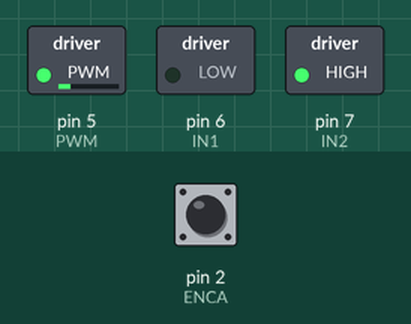
This sketch was run on a simulated Arduino Uno, built with avr-gcc and run on an emulated ATmega328P. Parts: switched loads named in the sketch (green lamp = pin HIGH). Inputs (shaded band) come from the test bench; at power-on: pin 2 (ENCA) HIGH. What the sketch prints to the serial monitor is not drawn.

Above: at 0.1 s.
Timing chart, 0 to 1.6 s (numbered marks = the images above):
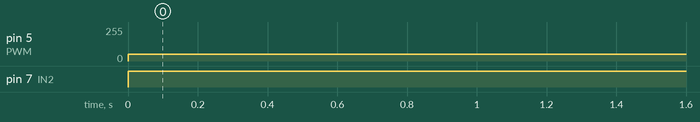

Measured:
- by itself, pin 5 (PWM): 0/255 → 50/255 at 0.00 s
- by itself, pin 7 (IN2): LOW → HIGH at 0.00 s

The sketch:

DC_Motor_Velocity_Measurement.ino
```cpp
/**
 * @file DC_Motor_Velocity_Measurement.ino
 *
 * @brief This code measures the velocity of a DC motor using encoder feedback and applies a low-pass filter to smooth the velocity reading.
 *
 * The motor is controlled via PWM, and the velocity is measured using a quadrature encoder. The measured velocity is then filtered to remove high-frequency noise,
 * providing a more stable and accurate velocity reading. The code also allows the motor to run at a target velocity, which is calculated using the rotor's gear ratio (GR)
 * and encoder counts per revolution (CPR).
 */

//#include <util/atomic.h> // For the ATOMIC_BLOCK macro, ensuring atomic operations

#define ENCA 2 // Encoder A pin
#define ENCB 3 // Encoder B pin
#define PWM 5  // PWM output pin for motor speed control
#define IN1 6  // Motor control pin 1
#define IN2 7  // Motor control pin 2

// Global variables
volatile float posi = 0; // Position, declared as volatile because it is modified within an interrupt
long prevT = 0;          // Previous timestamp in microseconds
int posPrev = 0;         // Previous encoder position
float v1Prev = 0;        // Previous velocity measurement
float v1Filt = 0;        // Filtered velocity measurement

/**
 * @brief Initializes the pins and attaches the encoder interrupt.
 *
 * The setup function configures the necessary pins for input (encoder) and output (motor control).
 * It also attaches an interrupt to the encoder pin to track the motor's position.
 */
void setup() {
  Serial.begin(19200);
  pinMode(ENCA, INPUT);
  pinMode(ENCB, INPUT);
  pinMode(PWM, OUTPUT);
  pinMode(IN1, OUTPUT);
  pinMode(IN2, OUTPUT);

  attachInterrupt(digitalPinToInterrupt(ENCA), readEncoder, CHANGE);
}

/**
 * @brief Main loop for controlling motor velocity and measuring it.
 *
 * The loop function calculates the motor's velocity based on encoder feedback, applies a low-pass filter
 * to the velocity measurement, and then outputs the filtered and unfiltered velocity values.
 */
void loop() {

  int pwr = 50; // Target velocity for the motor. You can try setting some integer values as well.
  setMotor(-1, pwr, PWM, IN1, IN2); // Set motor direction and power

  // // Read the position in an atomic block to avoid potential misreads
  // int pos = 0;
  // ATOMIC_BLOCK(ATOMIC_RESTORESTATE) {
  //   pos = posi;
  // }

  // Code without the use of atomic block library. We are blocking the interrupt operation while the variable is being read in the loop.
  noInterrupts();
  int pos = 0;
  pos = posi;
  interrupts();


  // Calculate time difference
  long currT = micros(); // Get the current time in microseconds
  float deltaT = ((float)(currT - prevT)) / 1.0e6; // Calculate elapsed time in seconds
  float velocity = (pos - posPrev) / deltaT; // Calculate velocity as delta_position / delta_time
  posPrev = pos; // Update the previous position
  prevT = currT; // Update the previous time

  // Convert the velocity to rotor velocity in RPM
  float velocity1 = velocity / 1560 * 60.0; // Conversion based on gear ratio and encoder counts per revolution

  // Apply a low-pass filter to the velocity measurement for smoothening the reading
  v1Filt = filterVelocity(velocity1, v1Filt, v1Prev);
  v1Prev = velocity1; // Update the previous velocity measurement

  // Output the unfiltered and filtered velocity values to the serial monitor
  Serial.print(velocity1);
  Serial.print(" ");
  Serial.print(v1Filt);
  Serial.println();

  delay(1); // Short delay for consistent sampling
}

/**
 * @brief Filters the velocity input using a low-pass filter.
 *
 * This function applies a low-pass filter to smooth the input velocity signal.
 * The filter uses the current velocity (`velocity1`), the previously filtered
 * velocity (`v1Filt`), and the previous velocity input (`v1Prev`) to calculate
 * the new filtered velocity. The coefficients used in the filter equation are
 * designed to balance responsiveness and noise reduction.
 *
 * @param velocity1 The current velocity input.
 * @param v1Filt The previously filtered velocity.
 * @param v1Prev The previous velocity input.
 * @return The new filtered velocity.
 */
float filterVelocity(float velocity1, float v1Filt, float v1Prev) {
  v1Filt = 0.854 * v1Filt + 0.0728 * velocity1 + 0.0728 * v1Prev;
  return v1Filt;
}

/**
 * @brief Sets the motor's speed and direction based on the control signal.
 *
 * @param dir The direction of the motor (1 for forward, -1 for reverse).
 * @param pwmVal The PWM value (motor speed).
 * @param pwm The PWM pin for motor control.
 * @param in1 The motor control pin 1.
 * @param in2 The motor control pin 2.
 */
void setMotor(int dir, int pwmVal, int pwm, int in1, int in2) {
  analogWrite(pwm, pwmVal); // Set the motor speed (PWM value)
  if (dir == 1) {
    // Rotate motor in one direction
    digitalWrite(in1, HIGH);
    digitalWrite(in2, LOW);
  } else if (dir == -1) {
    // Rotate motor in the opposite direction
    digitalWrite(in1, LOW);
    digitalWrite(in2, HIGH);
  } else {
    // Stop the motor
    digitalWrite(in1, LOW);
    digitalWrite(in2, LOW);
  }
}

/**
 * @brief Interrupt Service Routine (ISR) for reading the encoder position.
 *
 * The ISR updates the motor's position based on the state of the encoder pins.
 * It increments or decrements the position counter based on the direction of rotation.
 */
void readEncoder() {
  if (digitalRead(ENCB) != digitalRead(ENCA)) {
    posi += 1; // Increment position if encoder indicates forward rotation
  } else {
    posi -= 1; // Decrement position if encoder indicates reverse rotation
  }
}
```
